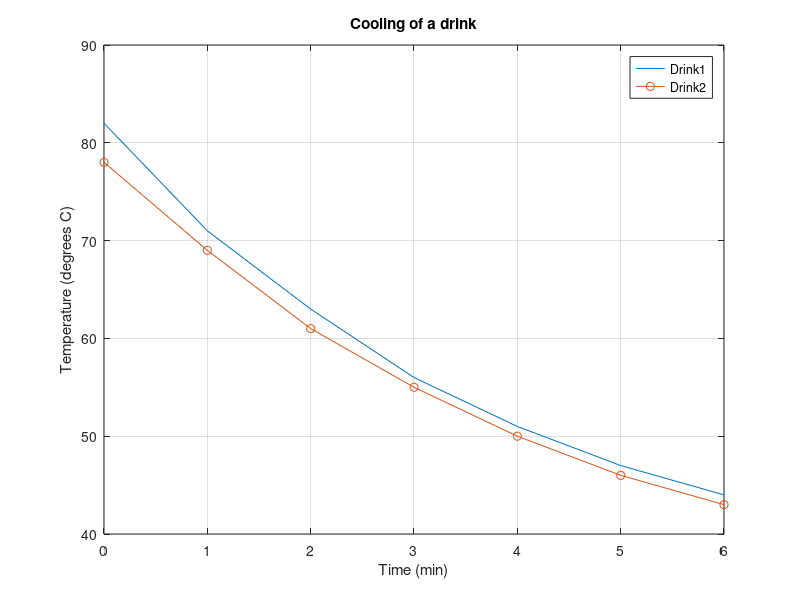

Source code (MATLAB):
time = [0 1 2 3 4 5 6];
%disp(time)
temperature1 = [82 71 63 56 51 47 44];
temperature2 = [78 69 61 55 50 46 43];
%disp(temperature)
plot(time,temperature1,time,temperature2,"Marker","o")
xlabel("Time (min)")
ylabel("Temperature (degrees C)")
title("Cooling of a drink")
grid on
legend("Drink1","Drink2");
